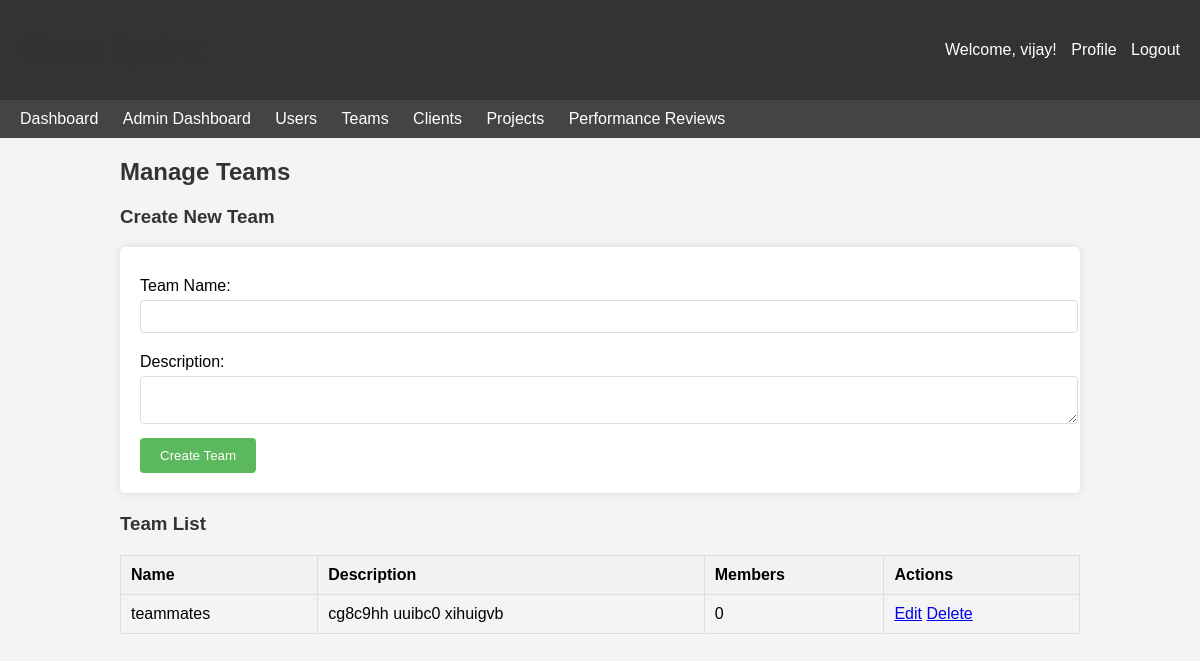
The page /admin/teams (signed in) on the database its author committed.
### app.py (models this page shows, shortened)
class Team(db.Model):
    id = db.Column(db.Integer, primary_key=True)
    name = db.Column(db.String(100), nullable=False)
    description = db.Column(db.Text, nullable=True)
    users = db.relationship('User', backref='team', lazy=True)
    chats = db.relationship('Teamchat', backref='team', lazy=True)

### app.py (the view, shortened to what this page needs)
@app.route('/admin/teams', methods=['GET', 'POST'])
def admin_teams():
    if 'user_id' not in session or not session['is_admin']:
        flash('Unauthorized access', 'danger')
        return redirect(url_for('dashboard'))
    teams = Team.query.all()
    return render_template('admin/teams.html', teams=teams)

### templates/admin/teams.html (shortened to what this page needs)
<!DOCTYPE html>
<html lang="en">
<head>
    <link rel="stylesheet" href="{{ url_for('static', filename='css/style.css') }}">
</head>
<body>
    <header>
        <h1>CloudSprint</h1>
        <div>
            <span>Welcome, {{ session.username }}!</span>
            <a href="{{ url_for('profile') }}">Profile</a>
            <a href="{{ url_for('logout') }}">Logout</a>
        </div>
    </header>
    <nav>
        <a href="{{ url_for('dashboard') }}">Dashboard</a>
        <a href="{{ url_for('admin_dashboard') }}">Admin Dashboard</a>
        <a href="{{ url_for('admin_users') }}">Users</a>
        <a href="{{ url_for('admin_teams') }}">Teams</a>
        <a href="{{ url_for('admin_clients') }}">Clients</a>
        <a href="{{ url_for('admin_projects') }}">Projects</a>
        <a href="{{ url_for('admin_performance_reviews') }}">Performance Reviews</a>
    </nav>
    <div class="container">
        <h2>Manage Teams</h2>
        <h3>Create New Team</h3>
        <form method="POST" action="{{ url_for('admin_teams') }}">
            <label for="name">Team Name:</label>
            <input type="text" id="name" name="name" required>
            <label for="description">Description:</label>
            <textarea id="description" name="description"></textarea>
            <button type="submit">Create Team</button>
        </form>
        <h3>Team List</h3>
        {% if teams %}
            <table>
                <thead>
                    <tr>
                        <th>Name</th>
                        <th>Description</th>
                        <th>Members</th>
                        <th>Actions</th>
                    </tr>
                </thead>
                <tbody>
                    {% for team in teams %}
                        <tr>
                            <td>{{ team.name }}</td>
                            <td>{{ team.description or 'No description' }}</td>
                            <td>{{ team.users|length }}</td>
                            <td>
                                <a href="{{ url_for('edit_team', team_id=team.id) }}">Edit</a>
                                <a href="{{ url_for('delete_team', team_id=team.id) }}" onclick="return confirm('Are you sure you want to delete this team?')">Delete</a>
                            </td>
                        </tr>
                    {% endfor %}
                </tbody>
            </table>
        {% else %}
            <p>No teams found.</p>
        {% endif %}
    </div>
</body>
</html>

### static/css/style.css (style rules this page uses)
body { font-family: Arial, sans-serif; margin: 0; padding: 0; background-color: #f4f4f4; }
header { background-color: #333; color: white; padding: 10px 20px; display: flex; justify-content: space-between; align-items: center; }
header a { color: white; text-decoration: none; margin-left: 10px; }
nav { background-color: #444; padding: 10px; }
nav a { color: white; text-decoration: none; margin: 0 10px; }
.container { width: 80%; margin: 20px auto; }
h1, h2, h3 { color: #333; }
table { width: 100%; border-collapse: collapse; margin: 20px 0; }
table, th, td { border: 1px solid #ddd; }
th, td { padding: 10px; text-align: left; }
th { background-color: #f2f2f2; }
form { background-color: white; padding: 20px; border-radius: 5px; box-shadow: 0 0 10px rgba(0,0,0,0.1); margin-bottom: 20px; }
form label { display: block; margin: 10px 0 5px; }
form input, form select, form textarea { width: 100%; padding: 8px; margin-bottom: 10px; border: 1px solid #ddd; border-radius: 4px; }
form button { background-color: #5cb85c; color: white; padding: 10px 20px; border: none; border-radius: 4px; cursor: pointer; }

### rows shown on the page
Team: name "teammates", description "cg8c9hh uuibc0 xihuigvb", users|length "0"

### other values the page prints
{{ session.username }} "vijay"
